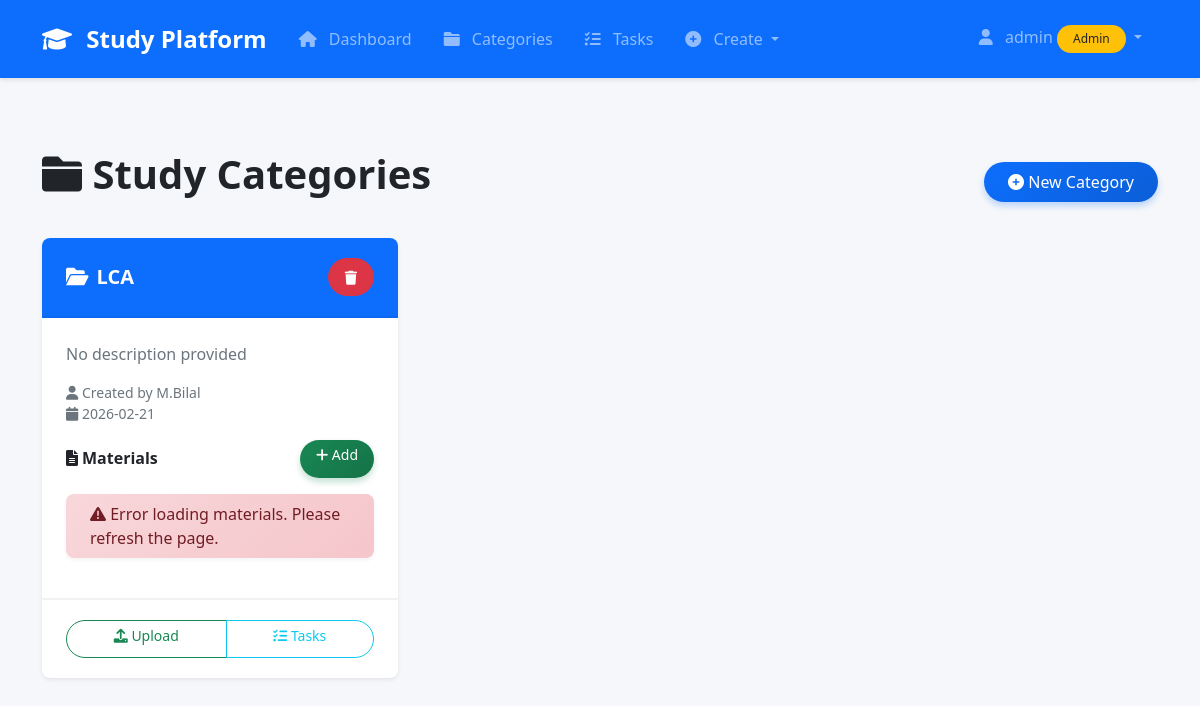
/categories (signed in), run on the app's committed database.
### utils/database.py (models this page shows)
class User(UserMixin, db.Model):
    __tablename__ = 'user'
    id = db.Column(db.Integer, primary_key=True)
    username = db.Column(db.String(80), unique=True, nullable=False)
    email = db.Column(db.String(120), unique=True, nullable=False)
    password_hash = db.Column(db.String(200), nullable=False)
    is_admin = db.Column(db.Boolean, default=False)
    created_at = db.Column(db.DateTime, default=datetime.utcnow)
    uploaded_materials = db.relationship('StudyMaterial', backref='uploader', lazy='dynamic', foreign_keys='StudyMaterial.uploaded_by')
    created_categories = db.relationship('Category', backref='creator', lazy='dynamic', foreign_keys='Category.created_by')
    created_tasks = db.relationship('Task', backref='creator', lazy='dynamic', foreign_keys='Task.created_by')
    solutions = db.relationship('Solution', backref='solver', lazy='dynamic', foreign_keys='Solution.solved_by')
    accessible_categories = db.relationship('Category', secondary=user_category_access,
                                          lazy='subquery', backref=db.backref('accessible_users', lazy=True))

class Category(db.Model):
    __tablename__ = 'category'
    id = db.Column(db.Integer, primary_key=True)
    name = db.Column(db.String(100), nullable=False)
    description = db.Column(db.Text)
    created_by = db.Column(db.Integer, db.ForeignKey('user.id'), nullable=False)
    created_at = db.Column(db.DateTime, default=datetime.utcnow)
    materials = db.relationship('StudyMaterial', backref='category', lazy='dynamic', cascade='all, delete-orphan')
    tasks = db.relationship('Task', backref='category', lazy='dynamic', cascade='all, delete-orphan')
    __table_args__ = (
        db.Index('idx_category_created_at', 'created_at'),
        db.Index('idx_category_name', 'name'),
    )

### app.py (the view)
@app.route('/categories')
@login_required
def categories():
    page = request.args.get('page', 1, type=int)
    per_page = app.config['ITEMS_PER_PAGE']
    categories_pagination = Category.query.order_by(
        Category.created_at.desc()
    ).paginate(page=page, per_page=per_page, error_out=False)
    return render_template(
        'categories.html',
        categories=categories_pagination.items,
        pagination=categories_pagination
    )

### app.py (called while the page is built)
@app.context_processor
def utility_processor():
    def get_file_icon(file_type):
        icons = {
            'image': 'fa-image',
            'pdf': 'fa-file-pdf',
            'ppt': 'fa-file-powerpoint',
            'csv': 'fa-file-csv',
            'text': 'fa-file-alt',
            'video': 'fa-video'
        }
        return icons.get(file_type, 'fa-file')
    def format_datetime(dt):
        if dt:
            return dt.strftime('%Y-%m-%d %H:%M')
        return ''
    return dict(
        get_file_icon=get_file_icon,
        format_datetime=format_datetime,
        now=datetime.utcnow
    )

### utils/auth.py (called while the page is built)
@login_manager.user_loader
def load_user(user_id):
    return User.query.get(int(user_id))

### templates/categories.html (shortened to what this page needs)
{% extends "base.html" %}
{% block content %}
<div class="row">
    <div class="col-12">
        <div class="d-flex justify-content-between align-items-center mb-4">
            <h1><i class="fas fa-folder"></i> Study Categories</h1>
            <a href="{{ url_for('create_category') }}" class="btn btn-primary">
                <i class="fas fa-plus-circle"></i> New Category
            </a>
        </div>
    </div>
</div>
<div class="row">
    {% for category in categories %}
    <div class="col-md-6 col-lg-4 mb-4" id="category-{{ category.id }}">
        <div class="card h-100 shadow-sm">
            <div class="card-header bg-primary text-white d-flex justify-content-between align-items-center">
                <h5 class="mb-0">
                    <i class="fas fa-folder-open me-2"></i>{{ category.name }}
                </h5>
                {% if current_user.is_admin %}
                <button class="btn btn-sm btn-danger" onclick="deleteCategory({{ category.id }})">
                    <i class="fas fa-trash"></i>
                </button>
                {% endif %}
            </div>
            <div class="card-body">
                <p class="card-text text-muted">
                    {{ category.description or 'No description provided' }}
                </p>
                <div class="small text-muted mb-3">
                    <i class="fas fa-user"></i> Created by {{ category.creator.username }}<br>
                    <i class="fas fa-calendar"></i> {{ category.created_at.strftime('%Y-%m-%d') }}
                </div>
                <div class="mt-3">
                    <h6 class="d-flex justify-content-between align-items-center">
                        <span><i class="fas fa-file-alt me-1"></i>Materials</span>
                        <a href="{{ url_for('upload_material') }}?category={{ category.id }}" class="btn btn-sm btn-success">
                            <i class="fas fa-plus"></i> Add
                        </a>
                    </h6>
                    <div id="materials-container-{{ category.id }}" class="materials-container mt-2">
                    </div>
                </div>
            </div>
            <div class="card-footer bg-transparent">
                <div class="btn-group w-100">
                    <a href="{{ url_for('upload_material') }}?category={{ category.id }}"
                       class="btn btn-outline-success btn-sm">
                        <i class="fas fa-upload"></i> Upload
                    </a>
                    <a href="{{ url_for('tasks') }}?category={{ category.id }}"
                       class="btn btn-outline-info btn-sm">
                        <i class="fas fa-tasks"></i> Tasks
                    </a>
                </div>
            </div>
        </div>
    </div>
    {% endfor %}
</div>
{% endblock %}

### templates/base.html (shortened to what this page needs)
<!DOCTYPE html>
<html lang="en">
<head>
    <link href="https://cdn.jsdelivr.net/npm/bootstrap@5.1.3/dist/css/bootstrap.min.css" rel="stylesheet">
    <link rel="stylesheet" href="https://cdnjs.cloudflare.com/ajax/libs/font-awesome/6.0.0/css/all.min.css">
    <link rel="stylesheet" href="{{ url_for('static', filename='css/style.css') }}">
    <link rel="stylesheet" href="https://cdnjs.cloudflare.com/ajax/libs/font-awesome/6.0.0/css/all.min.css">
    <link rel="stylesheet" href="https://cdnjs.cloudflare.com/ajax/libs/animate.css/4.1.1/animate.min.css"/>
    </head>
<body>
    <nav class="navbar navbar-expand-lg navbar-dark bg-primary">
        <div class="container">
            <a class="navbar-brand" href="{{ url_for('dashboard') }}">
                <i class="fas fa-graduation-cap"></i> Study Platform
            </a>
            {% if current_user.is_authenticated %}
            <div class="collapse navbar-collapse" id="navbarNav">
                <ul class="navbar-nav me-auto">
                    <li class="nav-item">
                        <a class="nav-link" href="{{ url_for('dashboard') }}">
                            <i class="fas fa-home"></i> Dashboard
                        </a>
                    </li>
                    <li class="nav-item">
                        <a class="nav-link" href="{{ url_for('categories') }}">
                            <i class="fas fa-folder"></i> Categories
                        </a>
                    </li>
                    <li class="nav-item">
                        <a class="nav-link" href="{{ url_for('tasks') }}">
                            <i class="fas fa-tasks"></i> Tasks
                        </a>
                    </li>
                    <li class="nav-item dropdown">
                        <a class="nav-link dropdown-toggle" href="#" id="createDropdown" role="button" data-bs-toggle="dropdown">
                            <i class="fas fa-plus-circle"></i> Create
                        </a>
                    </li>
                </ul>
                <ul class="navbar-nav">
                    <li class="nav-item dropdown">
                        <a class="nav-link dropdown-toggle" href="#" id="userDropdown" role="button" data-bs-toggle="dropdown">
                            <i class="fas fa-user"></i> {{ current_user.username }}
                            {% if current_user.is_admin %}
                            <span class="badge bg-warning text-dark">Admin</span>
                            {% endif %}
                        </a>
                    </li>
                </ul>
            </div>
            {% endif %}
        </div>
    </nav>
    <main class="container mt-4">
        {% block content %}{% endblock %}
    </main>
</body>
</html>

### static/css/style.css (style rules this page uses)
:root { --primary-color: #0d6efd; --success-color: #198754; --danger-color: #dc3545; --warning-color: #ffc107; --info-color: #0dcaf0; --dark-color: #212529; --light-color: #f8f9fa; --transition-speed: 0.3s; --border-radius: 0.5rem; --box-shadow: 0 0.5rem 1rem rgba(0, 0, 0, 0.15); }
body { font-family: 'Segoe UI', Tahoma, Geneva, Verdana, sans-serif; background-color: #f5f7fa; min-height: 100vh; display: flex; flex-direction: column; margin: 0; padding: 0; overflow-x: hidden; }
main { flex: 1; padding: 2rem 0; }
h1, h2, h3, h4, h5, h6 { font-weight: 600; margin-bottom: 1rem; }
.card { border: none; border-radius: var(--border-radius); box-shadow: 0 2px 4px rgba(0,0,0,0.05); transition: transform var(--transition-speed), box-shadow var(--transition-speed); overflow: hidden; }
.card-header { background-color: transparent; border-bottom: 2px solid rgba(0,0,0,0.05); padding: 1.25rem 1.5rem; }
.card-body { padding: 1.5rem; }
.card-footer { background-color: transparent; border-top: 2px solid rgba(0,0,0,0.05); padding: 1.25rem 1.5rem; }
.btn { border-radius: 50px; padding: 0.5rem 1.5rem; font-weight: 500; transition: all var(--transition-speed); position: relative; overflow: hidden; line-height: 1.5; min-height: 38px; }
.btn i { display: inline-flex; align-items: center; justify-content: center; line-height: 1; margin-top: -1px; }
.btn::after { content: ''; position: absolute; top: 50%; left: 50%; width: 0; height: 0; border-radius: 50%; background: rgba(255, 255, 255, 0.3); transform: translate(-50%, -50%); transition: width 0.6s, height 0.6s; }
.btn-primary { background: linear-gradient(135deg, #0d6efd, #0b5ed7); border: none; box-shadow: 0 4px 6px rgba(13, 110, 253, 0.25); }
.btn-success { background: linear-gradient(135deg, #198754, #157347); border: none; box-shadow: 0 4px 6px rgba(25, 135, 84, 0.25); }
.btn-sm { padding: 0.25rem 1rem; font-size: 0.875rem; }
.badge { padding: 0.5rem 1rem; font-weight: 500; border-radius: 50px; }
.navbar { padding: 1rem 0; box-shadow: 0 2px 4px rgba(0,0,0,0.1); }
.navbar-brand { font-size: 1.5rem; font-weight: 700; }
.navbar-brand i { margin-right: 0.5rem; }
.nav-link { font-weight: 500; padding: 0.5rem 1rem !important; border-radius: 50px; transition: all var(--transition-speed); }
.nav-link i { margin-right: 0.5rem; }

### data on the page
User: username "admin"
Category: name "LCA", description "No description provided", creator.username "M.Bilal", created_at "2026-02-21"
